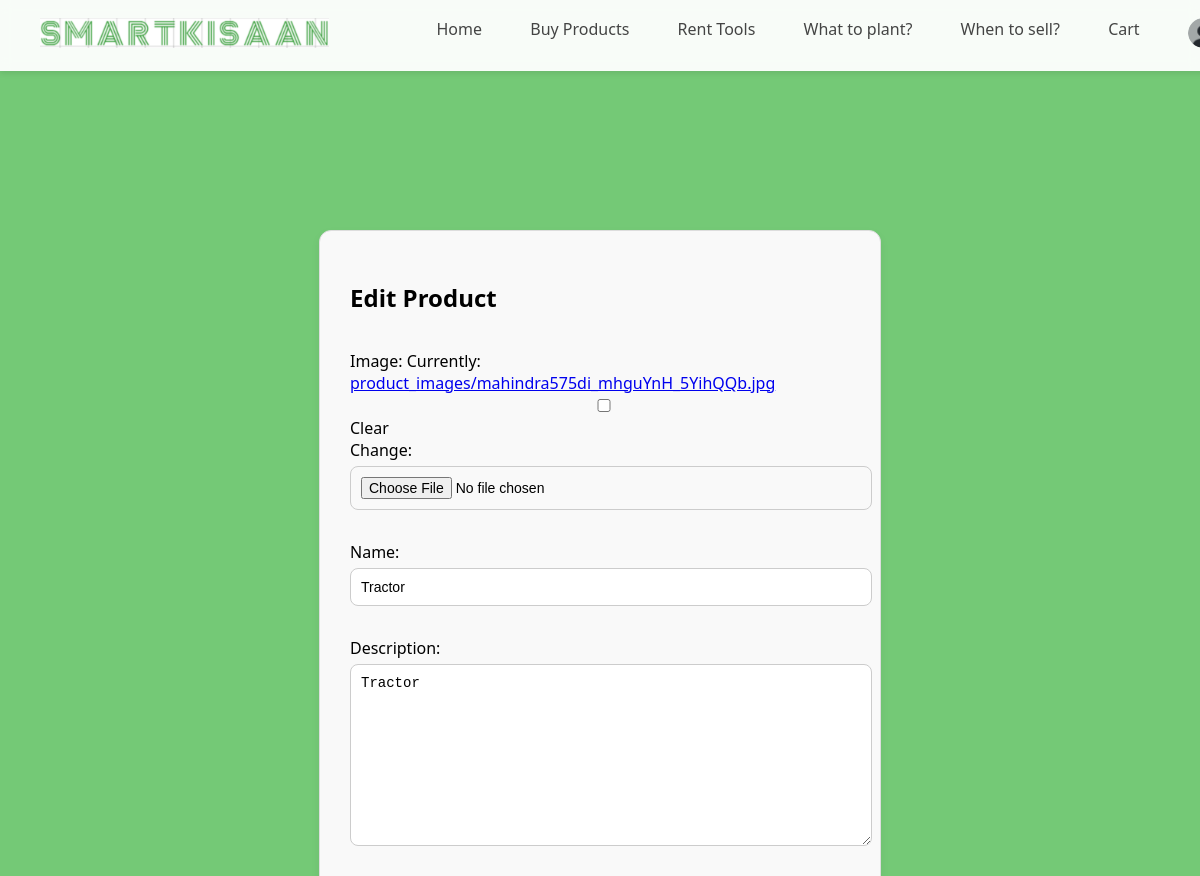
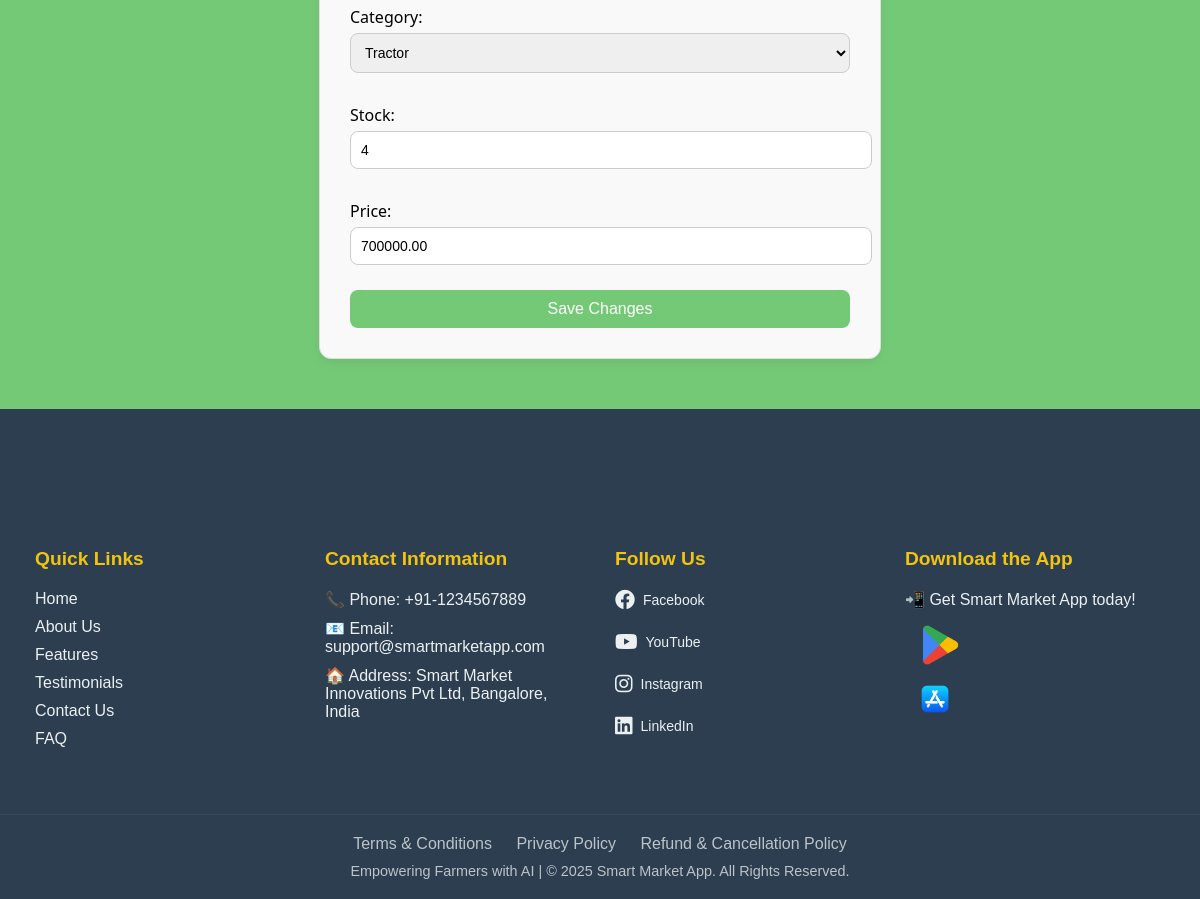
Page /product/edit/1/ (signed in) on the committed database (2 pictures, top to bottom).
### myapp/models.py (models this page shows, shortened)
class ProductForSale(models.Model):
    seller = models.ForeignKey(User, on_delete=models.CASCADE)
    image = models.ImageField(upload_to='product_images/', null=True, blank=True)
    name = models.CharField(max_length=100)
    description = models.TextField()
    category = models.CharField(max_length=50, choices=CATEGORY_CHOICES)
    stock = models.PositiveIntegerField()
    price = models.DecimalField(max_digits=10, decimal_places=2)
    is_sold_out = models.BooleanField(default=False)

### myapp/views.py (the view)
# urls.py: path('product/edit/<int:product_id>/', views.edit_product, name='edit_product'),
@login_required
def edit_product(request, product_id):
    product = ProductForSale.objects.filter(id=product_id, seller=request.user).first()
    form_class = SellForm
    redirect_view = 'my_listings_view'
    if not product:
        product = ProductForRent.objects.filter(id=product_id, owner=request.user).first()
        form_class = RentOutForm
    if not product:
        messages.error(request, "Product not found or unauthorized.")
        return redirect('my_listings_view')
    if request.method == 'POST':
        form = form_class(request.POST, request.FILES, instance=product)
        if form.is_valid():
            form.save()
            messages.success(request, "Product updated successfully.")
            return redirect('my_listings_view')
    else:
        form = form_class(instance=product)
    return render(request, 'edit_product.html', {'form': form})

### myapp/forms.py
class SellForm(forms.ModelForm):
    class Meta:
        model = ProductForSale
        fields = ['image', 'name', 'description', 'category', 'stock', 'price']
        widgets = {
            'category': forms.Select(choices=ProductForSale._meta.get_field('category').choices)
        }

### myapp/templates/edit_product.html (shortened to what this page needs)
{% extends 'base.html' %}
{% block content %}
  <div class="sell-container">
    <h2>Edit Product</h2>
    <form method="post" enctype="multipart/form-data">
      {{ form.as_p }}
      <button type="submit">Save Changes</button>
    </form>
  </div>
{% endblock %}

### myapp/static/myapp/css/base.css (style rules this page uses)
html, body { margin: 0; padding: 0; height: 100%; }
body { font-family: 'Segoe UI', sans-serif; }

### myapp/templates/base.html (style rules this page uses)
body { display: flex; flex-direction: column; min-height: 100vh; margin: 0; }

### myapp/templates/edit_product.html (style rules this page uses)
body { background-color: #74c976; font-family: 'Segoe UI', sans-serif; margin: 0; padding: 0; }
.sell-container { max-width: 500px; margin: 150px auto 50px; padding: 30px; background-color: #f9f9f9; border: 1px solid #ddd; border-radius: 12px; box-shadow: 0 4px 10px rgba(0, 0, 0, 0.06); }
form { display: flex; flex-direction: column; }
form p { margin-bottom: 15px; }
input, select, textarea { width: 100%; padding: 10px; margin-top: 5px; border: 1px solid #ccc; border-radius: 8px; font-size: 14px; }
button[type="submit"] { background-color: #74c976; color: white; padding: 10px 15px; border: none; border-radius: 8px; font-size: 16px; cursor: pointer; transition: background-color 0.3s ease; margin-top: 10px; }

### rows in the picture
ProductForSale: name "Tractor", description "Tractor", category "Tractor", stock "4", price "700000.00"
